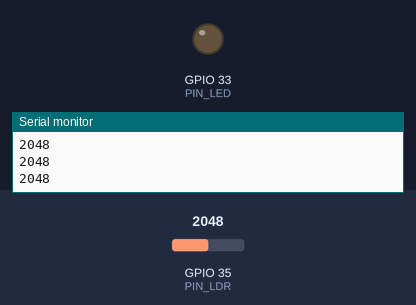
Bench run of a sketch on a simulated ESP32. Parts: output pins drawn as LEDs (lit = HIGH), the last lines printed to the serial monitor. The test bench sets the inputs (shaded band); at power-on: GPIO 35 (PIN_LDR) = 2048.

Above: at 1.2 s.
1.3 s: GPIO 35 (PIN_LDR) set to 1467
2.8 s: GPIO 35 (PIN_LDR) set to 1356
At 3.8 s:
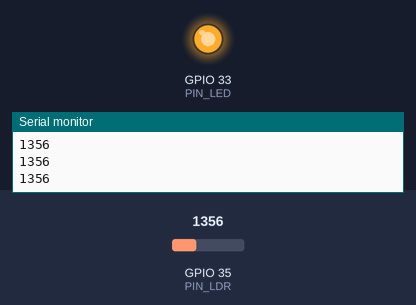
4.3 s: GPIO 35 (PIN_LDR) set to 2047
At 5.3 s:
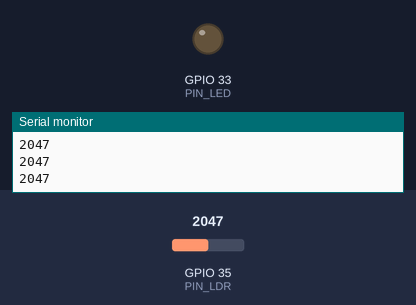
5.8 s: GPIO 35 (PIN_LDR) set to 1228
At 6.7 s:
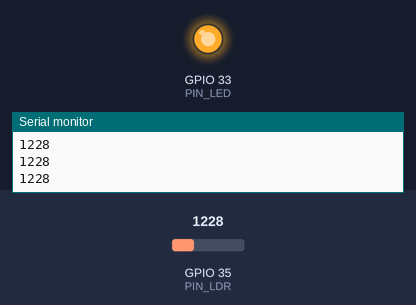
Timing chart, 0 to 8.3 s (numbered marks = the images above; inputs shaded):
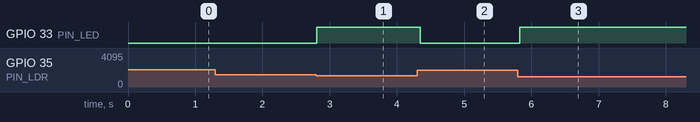

Measured:
- the behaviour switches between 1401 and 1400 on GPIO 35 (PIN_LDR) (found by bisection; images 0 and 1)
- after the input at 2.8 s, GPIO 33 (PIN_LED): LOW → HIGH at once
- after the input at 4.3 s, GPIO 33 (PIN_LED): HIGH → LOW after 0.05 s
- after the input at 5.8 s, GPIO 33 (PIN_LED): LOW → HIGH at once

The sketch:

LDR_SaO.ino
```cpp
//Queremos plotear la señal que se obtiene al oscurecer o iluminar el LDR
#define PIN_LED 33
#define PIN_LDR 35
#define THRLD 1400

void setup() {
  pinMode(PIN_LED,OUTPUT);
  Serial.begin(115200);

}

void loop() {
  int ldr_signal = analogRead(PIN_LDR);

  if(ldr_signal>THRLD){
    digitalWrite(PIN_LED,LOW);
  }
  else{
    digitalWrite(PIN_LED,HIGH);
  }
  Serial.println(ldr_signal);
  delay(70);
}
```
